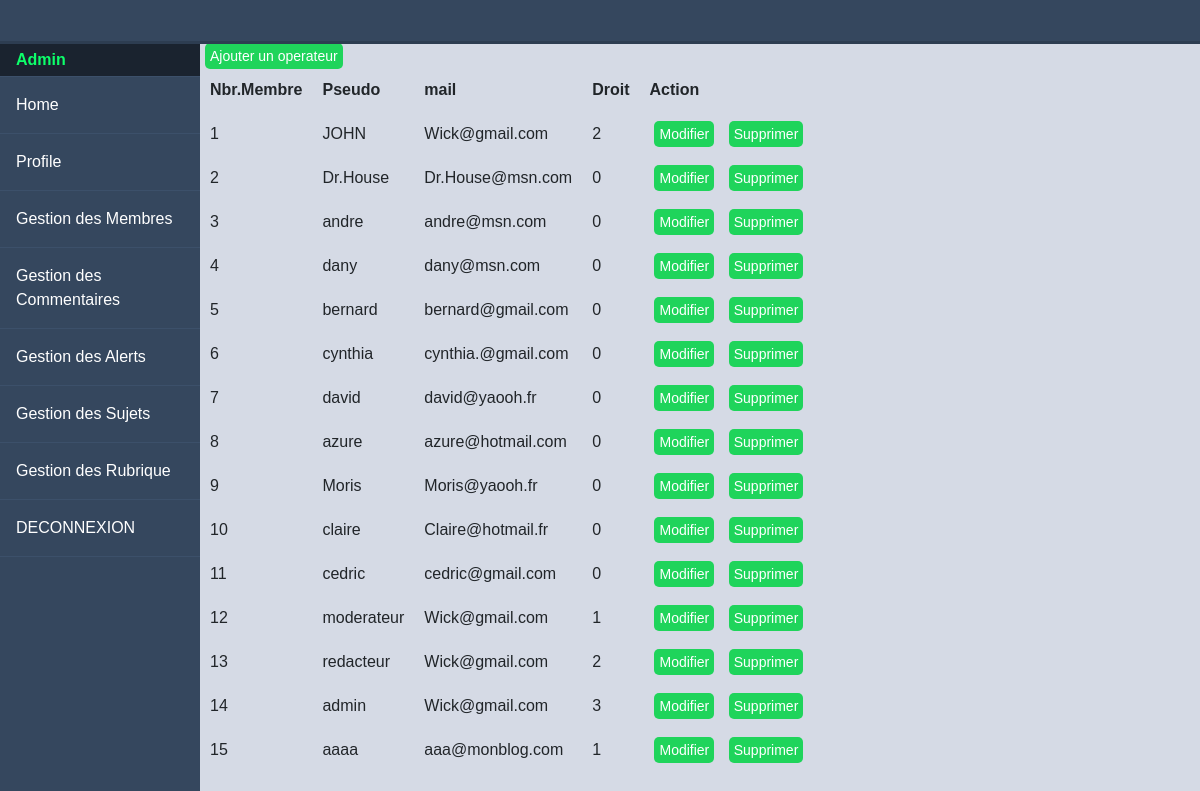
Page /index.php?action=listMembres (signed in) on the committed database.
### tables this page shows
CREATE TABLE IF NOT EXISTS `users` (
  `id` int(11) NOT NULL AUTO_INCREMENT,
  `pseudo` varchar(255) NOT NULL,
  `pass` varchar(255) NOT NULL,
  `mail` varchar(255) NOT NULL,
  `droitUser` tinyint(1) DEFAULT '0',
  PRIMARY KEY (`id`)
);

### App/controller/controllerFront.php (called while the page is built, shortened)
<?php
class ControllerFront{
function golistMembres()
{
    $membreManager = new MembreManager();
    $varListMembres = $membreManager->modelListMembres();
    require('App/view/users/ListMembres.php');
}
}

### App/model/MembreManager.php (called while the page is built, shortened)
<?php
class MembreManager extends Manager
{
	public function modelListMembres()
	{
		$db = $this->dbConnect();
		$req = $db->query('SELECT * FROM users ORDER BY id');
		return $req;
	}
}

### App/view/users/listMembres.php (the view, shortened to what this page needs)
<div class="main-content">
<span class=" buttonList"><a href="index.php?action=goAddOperator">Ajouter un operateur</a></span>
		<div class="table-box">
			<table cellpadding="10">
				<tr>
					<th>Nbr.Membre</th>
					<th>Pseudo</th>
					<th>mail</th>
					<th>Droit</th>
					<th>Action</th>
				</tr>
				<?php
				$i = 1;
				while ($data = $varListMembres->fetch()) {
				?>
					<tr>
						<td><?= $i++; ?></td>
						<td><?= $data['pseudo'] ?></td>
						<td><?= $data['mail'] ?></td>
						<td><?= $data['droitUser'] ?></td>
						<td>	<span class=" buttonList"><a href="index.php?action=goUpdateOperator&id=<?=$data['id']; ?>">Modifier</a></span>
						<span class=" buttonList"><a href="index.php?action=goDeleteUser&id=<?=$data['id']; ?>">Supprimer</a></span></td>
					</tr>
				<?php
				}
				?>
			</table>
		</div>
	</div>
<?php $content = ob_get_clean(); ?>
<?php require('App/view/templates/templateHome.php'); ?>

### index.php (shortened to what this page needs)
<?php
try {
	if (isset($_GET['action'])) {
		if ($_GET['action'] == 'showChapters') {
			$monFront = new controllerFront;
			$monFront->allChapters();
		} elseif ($_GET['action'] == 'goFilterSujet') {
			$monBack = new controllerBack;
			$monBack->gofilterSujet();
		} elseif ($_GET['action'] == 'listSujet') {
			$monBack = new controllerBack;
			$monBack->goListSujet();
		} elseif ($_GET['action'] == 'goUpdateSujet') {
			$monBack = new controllerBack;
			$monBack->goUpdateSujet();
		} elseif ($_GET['action'] == 'listRubric') {
			$monFront = new controllerFront;
			$monFront->goListRubric();
		} elseif ($_GET['action'] == 'admin') {
			$monFront = new controllerFront;
			$monFront->goAdmin();
		} elseif ($_GET['action'] == 'inscription') {
			$monFront = new controllerFront;
			$monFront->inscription();
		} elseif ($_GET['action'] == 'deconnexion') {
			$monFront = new controllerFront;
			$monFront->goDeconnexion();
		} elseif ($_GET['action'] == 'connexion') {
			$monFront = new controllerFront;
			$monFront->goConnect();
		} elseif ($_GET['action'] == 'addAlert') {
			if ((!empty($_GET['idcomment'])) and (!empty($_SESSION['idUser'])) and (!empty($_GET['id_sujet']))) {
				$monFront = new controllerFront;
				$monFront->goAddAlert();
			}
		} elseif ($_GET['action'] == 'listMembres') {
			if (!empty($_SESSION['membre']) and  $_SESSION['powerUser'] >= 1) {
				$monFront = new controllerFront;
				$monFront->golistMembres();
			} else {
				throw new Exception('Vous devez être administrateur  pour y acceder');
			}
		} elseif ($_GET['action'] == 'goAddOperator') {
			$monBack = new controllerBack;
				 $monBack->goAddOperator();
		}elseif ($_GET['action'] == 'goUpdateOperator') {
			if (isset($_GET['id']) and (!empty($_GET['id']))) {
				$monBack = new controllerBack;
				$monBack->goUpdateOperator();
			}
		}
	} else {
		$monFront = new controllerFront;
		$monFront->goHome();
	}
} catch (Exception $e) {
	$messageError = $e->getMessage();
	require('App/view/error.php');
}

### App/view/templates/templateHome.php (shortened to what this page needs)
<!DOCTYPE html>
<html lang='fr'>
<head>
    <link rel='stylesheet' href='https://cdnjs.cloudflare.com/ajax/libs/font-awesome/5.11.2/css/all.min.css'>
    <link rel="stylesheet" href="https://cdn.jsdelivr.net/npm/material-design-icons-iconfont@5.0.1/dist/material-design-icons.min.css">
    <link rel='stylesheet' href='https://stackpath.bootstrapcdn.com/bootstrap/4.4.1/css/bootstrap.min.css'>
	<link rel='stylesheet' href='App/public/css/style.css'>
</head>
<body>
<div class="header">
	</div>
<div class="side-nav">
		<div class="logo">
			<span><a href="index.php?">CyraTech</a></span>
		</div>
		<nav>
			<ul>
				<?php if (isset($_SESSION['membre'])):?>
					<li id="connected">
				<span ><?= $_SESSION['membre']?></span>
				</li>
					<?php if ($_SESSION['powerUser'] == 0) :?>
						<li><a href="index.php?">Home</a></li>
						<li><a href="index.php?action=listComments">Profile</a></li>
						<li><a href="index.php?action=createSujet">Creer un sujet</a></li>
					<li><a href="index.php?action=deconnexion">DECONNEXION</a>
					<i class="fas fa-sign-out-alt"></i></li>
					<?php elseif ($_SESSION['powerUser'] == 3) :?>
						<li><a href="index.php?">Home</a></li>
						<li><a href="index.php?action=listComments">Profile</a></li>
						<li><a href="index.php?action=listMembres">Gestion des Membres</a></li>
					<li><a href="index.php?action=listComments">Gestion des Commentaires</a></li>
					<li><a href="index.php?action=listAlerts">Gestion des Alerts</a></li>
					<li><a href="index.php?action=listSujet">Gestion des Sujets</a></li>
						<li><a href="index.php?action=listRubric">Gestion des Rubrique</a></li>
					<li><a href="index.php?action=deconnexion">DECONNEXION</a></li>
				<?php endif; ?>
					<?php endif; ?>
			</ul>
		</nav>
	</div>
<?= $content ?>
</body>
</html>

### App/public/css/style.css (style rules this page uses)
* { box-sizing: border-box; }
body { margin: 0; padding: 0; font-family: "Source Sans Pro", sans-serif; background-color: #d5dae5; -webkit-font-smoothing: antialiased; -moz-osx-font-smoothing: grayscale; }
.header { position: absolute; width: 100%; z-index: 3; height: 44px; background-color: #fff; border-bottom: 3px solid #2d3d51; }
.logo { color: #fff; height: 44px; padding: 10px; font-weight: 700; }
#connected { display: flex; align-items: center; height: 30px; background-color: rgba(0, 0, 0, 0.5); color: #0dff6a; font-weight: bold; text-transform: capitalize; }
.logo span a { color: #fff; }
.side-nav .logo { background-color: #233245; color: #fff; }
.logo span { margin-left: 5px; text-transform: uppercase; }
.nav-trigger span, .nav-trigger span:before, span:after { width: 20px; height: 2px; background-color: #35475e; position: absolute; }
.side-nav { position: absolute; width: 100%; height: 100vh; min-height: 560px; background-color: #35475e; z-index: 20; display: none; }
.side-nav ul { margin: 0; padding: 0; }
.side-nav ul li { padding: 16px 16px; border-bottom: 1px solid #3c506a; position: relative; }
.side-nav ul li a { color: #fff; display: block; text-decoration: none; }
.main-content { padding: 40px; margin-top: 0; padding: 0; padding-top: 44px; height: 100%; overflow-y: scroll; }
@media screen and (min-width: 600px) { .header { background-color: #35475e; z-index: 20; } }
@media screen and (min-width: 600px) { .nav-trigger span, .nav-trigger span:before, span:after { background-color: #fff; } }
@media screen and (min-width: 600px) { .side-nav { display: block; width: 70px; z-index: 2; } }
@media screen and (min-width: 600px) { .side-nav .logo span { display: none; } }
@media screen and (min-width: 600px) { .side-nav ul li a { text-align: center; } }
@media screen and (min-width: 600px) { .main-content { margin-left: 70px; } }
@media screen and (min-width: 800px) { .side-nav { width: 200px; } }
@media screen and (min-width: 800px) { .side-nav ul li a { text-align: left; } }
@media screen and (min-width: 800px) { .side-nav .logo span { display: inline-block; } }
@media screen and (min-width: 800px) { .main-content { margin-left: 200px; } }
::placeholder { color: black; }
.buttonList a { text-decoration: none; color: #fff; background-color: #1fd45b; padding: 5px; font-size: 14px; margin: 0 5px; border-radius: 5px; }

### rows in the picture
users: pseudo "JOHN", mail "Wick@gmail.com", droitUser "2"
users: pseudo "Dr.House", mail "Dr.House@msn.com", droitUser "0"
users: pseudo "andre", mail "andre@msn.com", droitUser "0"
users: pseudo "dany", mail "dany@msn.com", droitUser "0"
users: pseudo "bernard", mail "bernard@gmail.com", droitUser "0"
users: pseudo "cynthia", mail "cynthia.@gmail.com", droitUser "0"
users: pseudo "david", mail "david@yaooh.fr", droitUser "0"
users: pseudo "azure", mail "azure@hotmail.com", droitUser "0"
users: pseudo "Moris", mail "Moris@yaooh.fr", droitUser "0"
users: pseudo "claire", mail "Claire@hotmail.fr", droitUser "0"
users: pseudo "cedric", mail "cedric@gmail.com", droitUser "0"
users: pseudo "moderateur", mail "Wick@gmail.com", droitUser "1"
users: pseudo "redacteur", mail "Wick@gmail.com", droitUser "2"
users: pseudo "admin", mail "Wick@gmail.com", droitUser "3"
users: pseudo "aaaa", mail "aaa@monblog.com", droitUser "1"

### other values in the picture
$_SESSION['membre'] "Admin"
